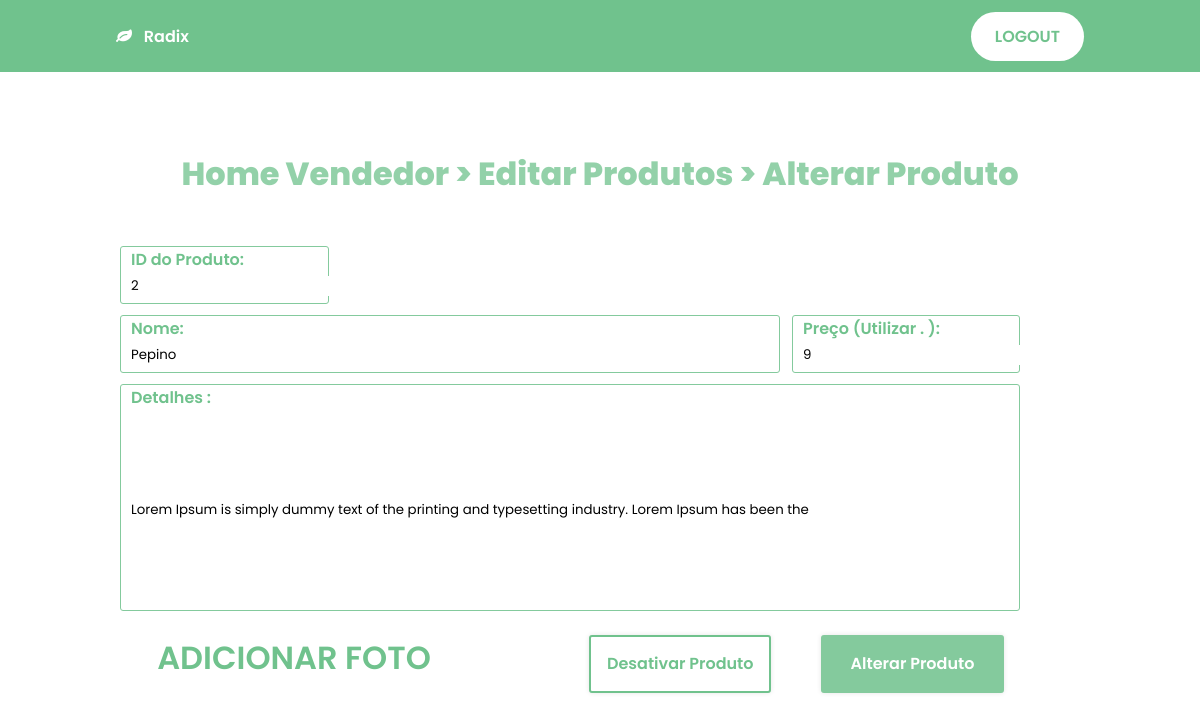
The page /alterarProd.php?idProduto=2 (signed in) on the database its author committed.
### tables this page shows
create table tblProduto(
idProduto int auto_increment primary key,
nomeProd varchar(50),
preco double,
foto varchar(500),
detalhe varchar(250),
idVendedor int,
foreign key (idVendedor) references tblVendedor(idVendedor),
statusProduto bit
);

### php/load.php (called while the page is built)
<?php
require('connection.php');
$idProduto = $_GET['idProduto'];
$sql = $pdo->query("SELECT * from tblProduto where idProduto = '$idProduto'");
if($sql->rowCount() > 0){
    foreach($sql->fetchAll() as $value){
    }
}
?>

### alterarProd.php (the view, shortened to what this page needs)
<?php
include('php/load.php');
?>
<!DOCTYPE html>
<html>
<head>
    <link rel="stylesheet" href="https://cdnjs.cloudflare.com/ajax/libs/font-awesome/4.7.0/css/font-awesome.min.css">
    <link rel="stylesheet" type="text/css" href="assets/css/styleAlterarProd.css">
    <link rel="stylesheet" href="https://unicons.iconscout.com/release/v4.0.0/css/line.css">
</head>
<body>
     <header class="header" id="header">
        <nav class="nav container">
            <a id = "radix" href="index.html" class="nav__logo"> <i class="fa fa-leaf"></i> Radix </a>
            <a href="app.html" class="button button__header">LOGOUT</a>
        </nav>
    </header>
    <div class="caixa__grande">
        <h2 class="title">Home Vendedor > Editar Produtos > Alterar Produto</h2>
        <form action="#" method="POST" class="alter-form" enctype="multipart/form-data">
            <div class="caixa2">
            <label for="idProd">ID do Produto:
                <input type="text" id="idProd" name="idProduto" value="<?php echo $_GET['idProduto']; ?>"  readonly=“true”>
            </label>
            </div>
            <div class="caixa">
            <label for="nome">Nome:<BR>
                <input type="text" id="nome" placeholder="Nome Produto" name="nomeProd" value="<?php echo $value['nomeProd']; ?>">
            </label>
            <label for="preco" id="preco">Preço (Utilizar . ):
                <input type="text"  placeholder="Preço" name="preco" value="<?php echo $value['preco']; ?>">
            </label>
            </div>
            <div class="caixa3">
            <label for="detalhe">Detalhes :
                <input wrap="hard" type="text" id="detalhe" placeholder="Detalhes Produto" name="detalhe" value="<?php echo $value['detalhe']; ?>">
            </label>
            </div>
            <div class="baixo__vend">
                <label for='img' class="label__img">ADICIONAR FOTO</label>
                <input type="submit" class="btn3" value="Desativar Produto" name="del"/>
                <input type="submit" class="btn2" value="Alterar Produto" name="sub">
            </div>
            <div class="result"></div>
    </form>
    </div>
</body>
</html>

### assets/css/styleAlterarProd.css (style rules this page uses)
* { margin: 0; padding: 0; box-sizing: border-box; font-family: 'Poppins', sans-serif; }
body { width: 100%; min-height: 100vh; background: #84CA9D; display: flex; justify-content: center; align-items: center; }
.title { font-weight: 800; text-align: center; font-size: 2rem; color: #70C28D; margin-top: 8%; margin-bottom: 3rem; }
.label__img { margin-left: -1.3rem; color: #70C28D; cursor: pointer; font-size: 2rem; font-weight: 600; border: none; }
.alter-form { margin: 25px 0; display: grid; grid-template-rows: repeat(3, 18% 18% 70%); gap: 0.7rem; height: 20rem; width: 60rem; margin-bottom: 10rem; }
.alter-form input[type="text"] { border: none; outline: none; }
form label { border: 1px solid #84CA9D; outline: none; width: calc(100% - 60px); height: 100%; border-radius: 3px; padding: 0 10px; transition: .3s; color: #70C28D; cursor: pointer; font-weight: 600; }
#preco { margin-left: -3rem; }
.caixa { display: grid; grid-template-columns: repeat(2, 75% 30%); }
.caixa3 { display: grid; }
#detalhe { height: 12.5rem; width: 55rem; }
#nome { width: 40rem; }
.caixa2 { display: grid; grid-template-columns: repeat(2, 28% 70%); }
.btn2 { width: 20%; height: 100%; background:#84CA9D; color: #FFF; outline: none; border: none; box-shadow: 0 0 5px rgba(0,0,0,.1); border-radius: 3px; font-size: 1rem; cursor: pointer; transition: .3s; margin-top: 1rem; margin-left: 5%; font-weight: 600; }
.btn3 { width: 20%; height: 100%; background-color:#FFFFFF; color: #70C28D; outline: none; border: solid 0.15rem #70C28D; box-shadow: 0 0 5px rgba(0,0,0,.1); border-radius: 3px; font-size: 1rem; cursor: pointer; transition: .3s; margin-top: 1rem; font-weight: 600; margin-left: 9rem; }
.baixo__vend { margin-left: 3rem; }
:root { --hue: 141; --sat: 40%; --cor-principal: hsl(var(--hue), var(--sat), 60%); --cor-principal-light: hsl(var(--hue), var(--sat), 85%); --cor-principal-lighten: hsl(var(--hue), var(--sat), 80%); --cor-principal-alt: hsl(var(--hue), var(--sat), 53%); --cor-titulo: hsl(var(--hue), 4%, 15%); --cor-texto: hsl(var(--hue), 4%, 35%); --cor-texto-light: hsl(var(--hue), 4%, 65%); --cor-body: hsl(var(--hue), 0%, 100%); --cor-sec: #B5AC9F; --cor-prim: #70C28D; --input-color: hsl(var(--hue), 70%, 96%); --cor-container: #FFF; --scroll-bar-color: hsl(var(--hue), 4%, 85%); --scroll-thumb-color: hsl(var(--hue), 4%, 75%); --fonte-body: 'Poppins', sans-serif; --fonte-grandona: 2rem; --h2-fonte: 1.25rem; --h3-fonte: 1.125rem; --normal-fonte: .938rem; --pequena-fonte: .813rem; --pequenininha-fonte: .75rem; --header-height: 3rem; --fonte-semi-bold: 600; --fonte-bold: 700; --mb-0-5: .5rem; --mb-0-75: .75rem; --mb-1: 1rem; --mb-1-5: 1.5rem; --mb-2: 2rem; --z-tooltip: 10; --z-fixed: 100; --z-modal: 1000; }
@media screen and (min-width: 968px) { :root { --fonte-grandona: 3rem; --h2-fonte: 1.75rem; --h3-fonte: 1.25rem; --normal-fonte: 1rem; --pequena-fonte: .875rem; --pequenininha-fonte: .813rem; } }
html { scroll-behavior: smooth; }
body { margin: var(--header-height) 0 0 0; font-family: var(--fonte-body); font-size: var(--normal-fonte); background-color: var(--cor-body); color: var(--cor-texto); transition: .5s; }
h1, h2, h3 { font-weight: var(--fonte-semi-bold); color: var(--cor-titulo); line-height: 1.5; }
a { text-decoration: none; }
.container { max-width: 968px; margin-left: var(--mb-1-5); margin-right: var(--mb-1-5); }
.header { width: 100%; background-color: var(--cor-principal); position: fixed; top: 0; left: 0; z-index: var(--z-fixed); transition: .5s; }
.nav { height: var(--header-height); display: flex; justify-content: space-between; align-items: center; }
.nav__link, .nav__logo, .nav__toggle, .nav__link__active { color: var(--cor-titulo); font-weight: var(--fonte-semi-bold); }
.fa-leaf { padding-right: .5rem; color: #FFF; }
.button { display: inline-block; background-color: var(--cor-principal); color: #FFF; padding: .75rem 1.5rem; border-radius: 3rem; font-weight: var(--fonte-semi-bold); transition: .3s; }
.button__header { display: none; color: #70C28D; background-color: #FFF; }
@media screen and (min-width: 767px) { body { margin: 0; } }
@media screen and (min-width: 767px) { .nav { height: calc(var(--header-height) + 1.5rem); } }
@media screen and (min-width: 968px) { .button__header { display: block; } }
@media screen and (min-width: 1024px) { .container { margin-left: auto; margin-right: auto; } }
h2 { opacity: 75%; font-size: 1.3rem; }
a#radix { color: white; }

### rows shown on the page
tblproduto: nomeProd "Pepino", preco "9", detalhe "Lorem Ipsum is simply dummy text of the printing and typesetting industry. Lorem Ipsum has been the"
